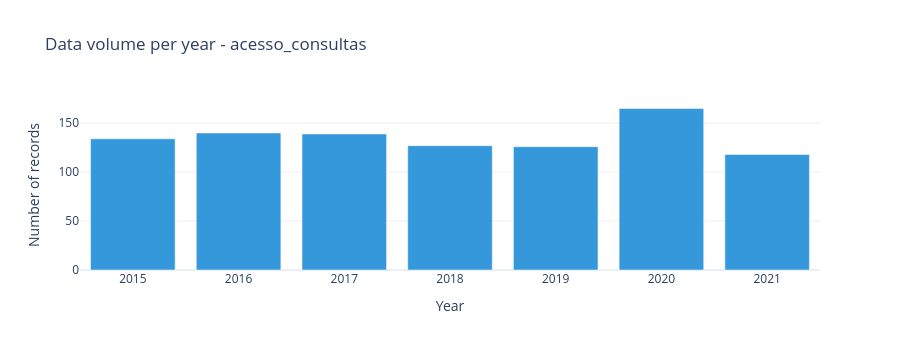
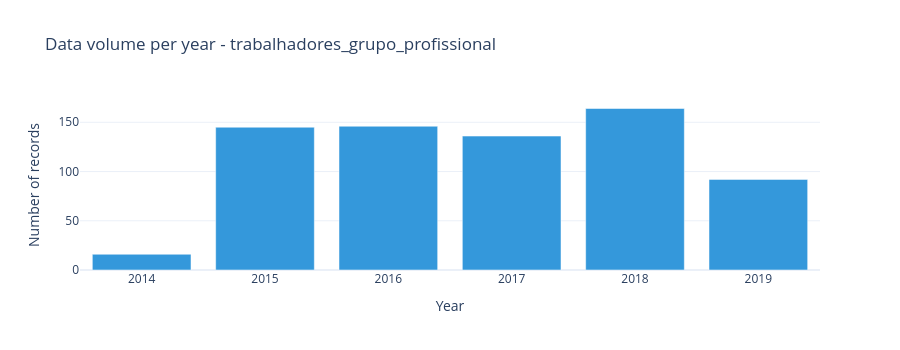
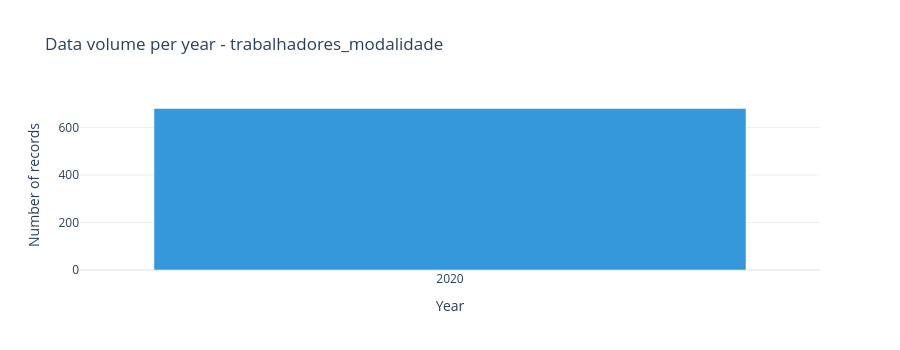
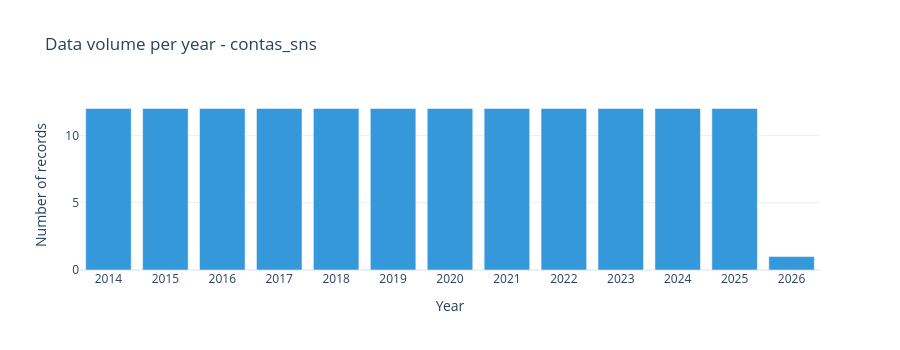

Source (notebook cell) for these figures, in order:
### Code cell
import os
import pandas as pd
import plotly.express as px

# Find processed data folder.
root_dir = os.path.dirname(os.getcwd())
processed_dir = os.path.join(root_dir, "data", "processed")

# List all CSV files.
files = [f for f in os.listdir(processed_dir) if f.endswith('.csv')]

print(f"Analysing {len(files)} datasets...\n")

for file in files:
    full_path = os.path.join(processed_dir, file)
    dataset_name = file.replace('.csv', '')
    
    print(f"\n{'='*60}")
    print(f"Dataset: {dataset_name.upper()}")
    print(f"{'='*60}")
    
    df = pd.read_csv(full_path)
    
    print(f"Dimension: {df.shape[0]:,} rows x {df.shape[1]} columns\n")
    
    # Null values.
    null_values = df.isna().sum()
    relevant_null_values = null_values[null_values > 0]
    
    if not relevant_null_values.empty:
        print("Top 5 null values found:")
        print(relevant_null_values.sort_values(ascending=False).head(5))
        # Show the percentage of null_values for the worst column.
        worst_col = relevant_null_values.idxmax()
        perc = (relevant_null_values.max() / len(df)) * 100
        print(f"   -> The column '{worst_col}' has {perc:.1f}% missing values.")
    else:
        print("No null values found.")
        
    print("\n" + "-"*60 + "\n")
    
    # Anual distribution. See if there are any years with incomplete data.
    if 'ano' in df.columns:
        anual_count = df['ano'].value_counts().reset_index()
        anual_count.columns = ['ano', 'contagem']
        anual_count = anual_count.sort_values('ano')
        
        # Only show full years.
        anual_count['ano'] = anual_count['ano'].astype(int).astype(str) 
        
        fig = px.bar(
            anual_count, 
            x='ano', 
            y='contagem', 
            title=f"Data volume per year - {dataset_name}",
            labels={'ano': 'Year', 'contagem': 'Number of records'},
            template="plotly_white",
            color_discrete_sequence=['#3498db'],
            height=350
        )
        fig.show()
    else:
        print("This dataset doesn't have the column 'ano' to plot time evolution.")

### Figure 1 — Plotly figure (JSON) as saved in the notebook; plotly's stock layout.template omitted (floating-point values rounded to 4 significant figures)
{"data": [{"hovertemplate": "Year=%{x}<br>Number of records=%{y}<extra></extra>", "legendgroup": "", "marker": {"color": "#3498db", "pattern": {"shape": ""}}, "name": "", "orientation": "v", "showlegend": false, "textposition": "auto", "type": "bar", "x": ["2015", "2016", "2017", "2018", "2019", "2020", "2021"], "xaxis": "x", "y": [134, 140, 139, 127, 126, 165, 118], "yaxis": "y"}], "layout": {"barmode": "relative", "height": 350, "legend": {"tracegroupgap": 0}, "title": {"text": "Data volume per year - acesso_consultas"}, "xaxis": {"anchor": "y", "domain": [0, 1], "title": {"text": "Year"}}, "yaxis": {"anchor": "x", "domain": [0, 1], "title": {"text": "Number of records"}}}}

### Figure 2 — Plotly figure (JSON) as saved in the notebook; plotly's stock layout.template omitted (floating-point values rounded to 4 significant figures)
{"data": [{"hovertemplate": "Year=%{x}<br>Number of records=%{y}<extra></extra>", "legendgroup": "", "marker": {"color": "#3498db", "pattern": {"shape": ""}}, "name": "", "orientation": "v", "showlegend": false, "textposition": "auto", "type": "bar", "x": ["2014", "2015", "2016", "2017", "2018", "2019"], "xaxis": "x", "y": [16, 145, 146, 136, 164, 92], "yaxis": "y"}], "layout": {"barmode": "relative", "height": 350, "legend": {"tracegroupgap": 0}, "title": {"text": "Data volume per year - trabalhadores_grupo_profissional"}, "xaxis": {"anchor": "y", "domain": [0, 1], "title": {"text": "Year"}}, "yaxis": {"anchor": "x", "domain": [0, 1], "title": {"text": "Number of records"}}}}

### Figure 3 — Plotly figure (JSON) as saved in the notebook; plotly's stock layout.template omitted (floating-point values rounded to 4 significant figures)
{"data": [{"hovertemplate": "Year=%{x}<br>Number of records=%{y}<extra></extra>", "legendgroup": "", "marker": {"color": "#3498db", "pattern": {"shape": ""}}, "name": "", "orientation": "v", "showlegend": false, "textposition": "auto", "type": "bar", "x": ["2020"], "xaxis": "x", "y": [680], "yaxis": "y"}], "layout": {"barmode": "relative", "height": 350, "legend": {"tracegroupgap": 0}, "title": {"text": "Data volume per year - trabalhadores_modalidade"}, "xaxis": {"anchor": "y", "domain": [0, 1], "title": {"text": "Year"}}, "yaxis": {"anchor": "x", "domain": [0, 1], "title": {"text": "Number of records"}}}}

### Figure 4 — Plotly figure (JSON) as saved in the notebook; plotly's stock layout.template omitted (floating-point values rounded to 4 significant figures)
{"data": [{"hovertemplate": "Year=%{x}<br>Number of records=%{y}<extra></extra>", "legendgroup": "", "marker": {"color": "#3498db", "pattern": {"shape": ""}}, "name": "", "orientation": "v", "showlegend": false, "textposition": "auto", "type": "bar", "x": ["2014", "2015", "2016", "2017", "2018", "2019", "2020", "2021", "2022", "2023", "2024", "2025", "2026"], "xaxis": "x", "y": [12, 12, 12, 12, 12, 12, 12, 12, 12, 12, 12, 12, 1], "yaxis": "y"}], "layout": {"barmode": "relative", "height": 350, "legend": {"tracegroupgap": 0}, "title": {"text": "Data volume per year - contas_sns"}, "xaxis": {"anchor": "y", "domain": [0, 1], "title": {"text": "Year"}}, "yaxis": {"anchor": "x", "domain": [0, 1], "title": {"text": "Number of records"}}}}
